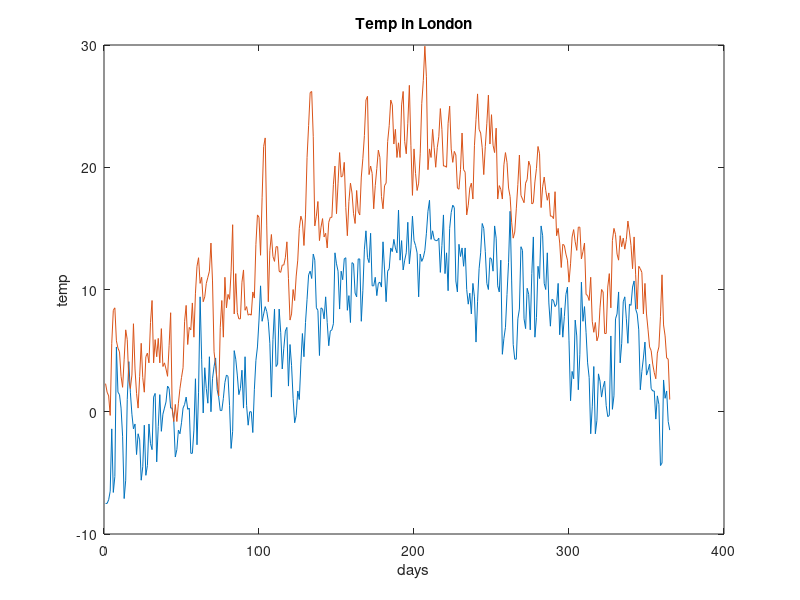
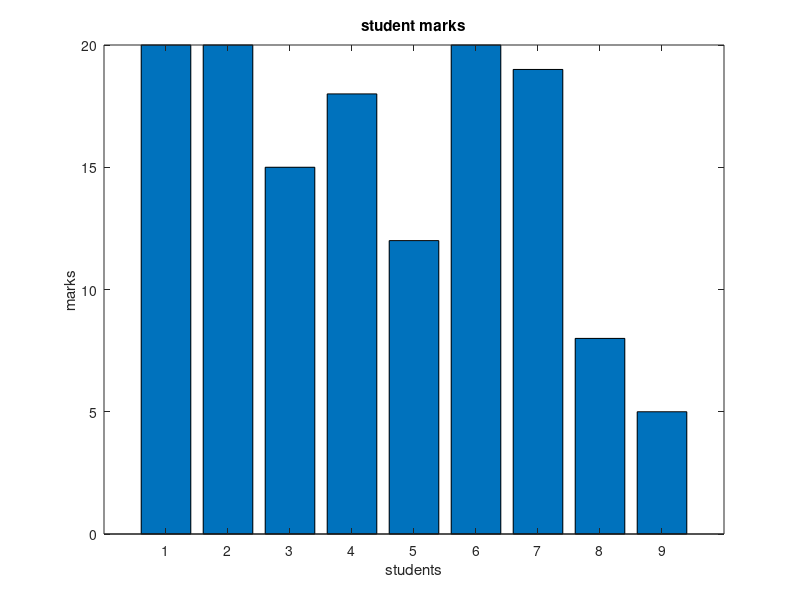
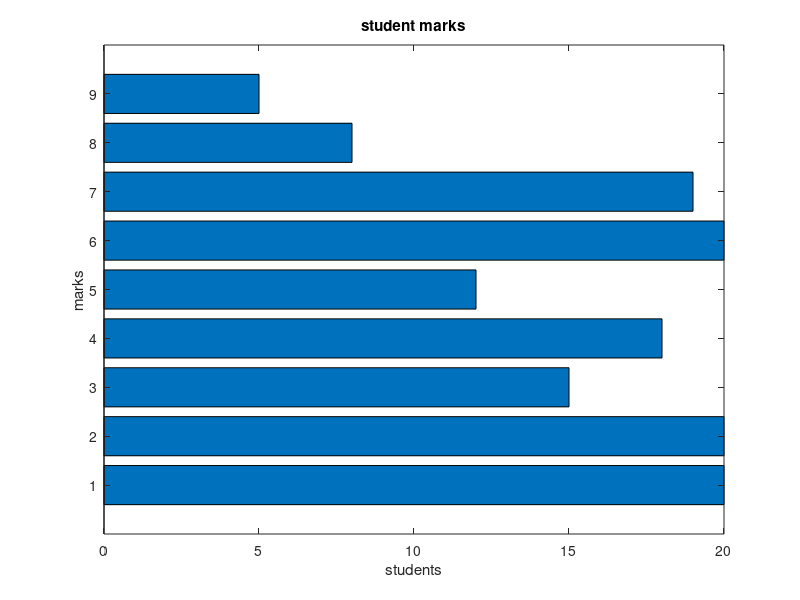
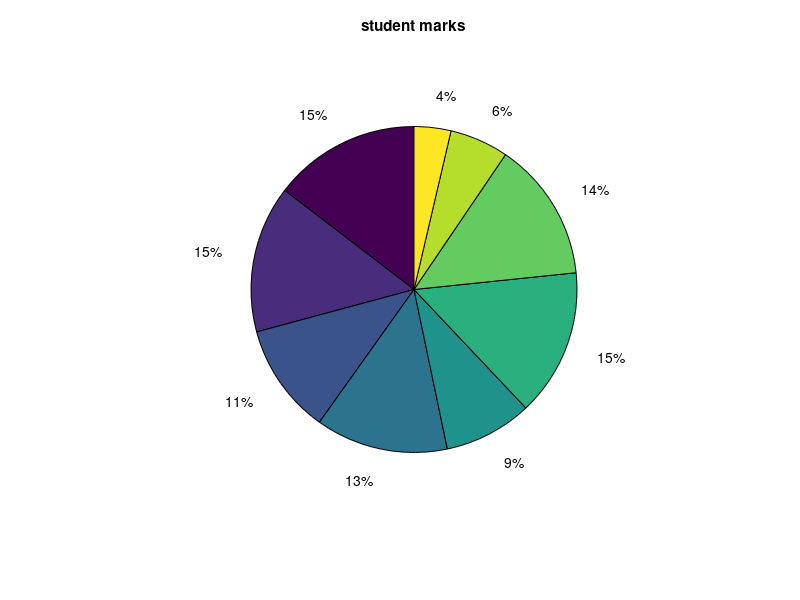

Source code (MATLAB) for these figures, in order: (Note: this script raises an error after producing the figures.)
data = load("london_weather.mat");
weather = data.london_weather;
y = weather(1:365,7);
y2= weather(1:365,5);
x = 1:1:365;

figure(1);
plot(x,y,x,y2);
title('Temp in London')
xlabel("days")
ylabel("temp")

marks = [20 20 15 18 12 20 19 8 5];
figure(2)
bar(marks);
title("student marks");
xlabel("students");
ylabel("marks");

figure(3)
barh(marks);
title("student marks");
xlabel("students");
ylabel("marks");

figure(4)
pie(marks);
title("student marks");

img = imread("down256.tif");
figure(5)
imshow(img);
title("showing images in matalab");
